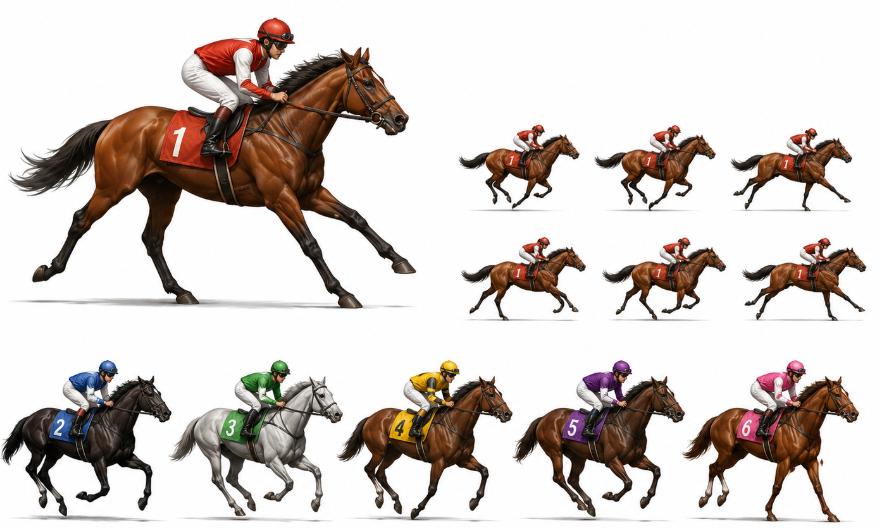
#> input picture docs/play/assets/race-horse-sheet.png, 880 x 528 px, found by its file name
$ python build-horse-sprites.py
#> lines starting #> are read from the running program, lines starting #| are printed output that depends on the picture
### scripts/remove_horse_bg.py
"""말·기수 PNG — 배경 flood-fill 투명 + 트림"""
from collections import deque

from PIL import Image

TOLERANCE = 36


def is_background(r: int, g: int, b: int) -> bool:
    if r >= 255 - TOLERANCE and g >= 255 - TOLERANCE and b >= 255 - TOLERANCE:
        return True
    if r <= 18 and g <= 18 and b <= 18:
        return True
    return False


def flood_transparent(img: Image.Image) -> Image.Image:
    img = img.convert("RGBA")
    w, h = img.size
    px = img.load()
    q: deque[tuple[int, int]] = deque()

    for x in range(w):
        q.append((x, 0))
        q.append((x, h - 1))
    for y in range(h):
        q.append((0, y))
        q.append((w - 1, y))

    seen = set()
    while q:
        x, y = q.popleft()
        if (x, y) in seen or x < 0 or y < 0 or x >= w or y >= h:
            continue
        seen.add((x, y))
        r, g, b, a = px[x, y]
        if not is_background(r, g, b):
            continue
        px[x, y] = (r, g, b, 0)
        q.extend([(x + 1, y), (x - 1, y), (x, y + 1), (x, y - 1)])

    return img


def trim(img: Image.Image) -> Image.Image:
    bbox = img.getbbox()
    return img.crop(bbox) if bbox else img

### scripts/build-horse-sprites.py
from pathlib import Path

from PIL import Image

from remove_horse_bg import flood_transparent, trim

ROOT = Path(__file__).resolve().parents[1]
ASSETS = ROOT / "public" / "assets"
SHEET = ASSETS / "race-horse-sheet.png"


def largest_component(img: Image.Image, min_pixels: int = 200) -> Image.Image:
    """셀 안에 말 포즈가 2개 들어간 경우 가장 큰 덩어리만 사용."""
    img = img.convert("RGBA")
    w, h = img.size
    px = img.load()
    visited = [[False] * w for _ in range(h)]
    best_bbox = None
    best_count = 0

    for sy in range(h):
        for sx in range(w):
            if visited[sy][sx] or px[sx, sy][3] < 20:
                continue
            stack = [(sx, sy)]
            visited[sy][sx] = True
            minx = maxx = sx
            miny = maxy = sy
            count = 0
            while stack:
                x, y = stack.pop()
                count += 1
                minx = min(minx, x)
                maxx = max(maxx, x)
                miny = min(miny, y)
                maxy = max(maxy, y)
                for dx, dy in ((1, 0), (-1, 0), (0, 1), (0, -1)):
                    nx, ny = x + dx, y + dy
                    if (
                        0 <= nx < w
                        and 0 <= ny < h
                        and not visited[ny][nx]
                        and px[nx, ny][3] >= 20
                    ):
                        visited[ny][nx] = True
                        stack.append((nx, ny))
            if count >= min_pixels and count > best_count:
                best_count = count
                best_bbox = (minx, miny, maxx + 1, maxy + 1)

    if best_bbox:
        return img.crop(best_bbox)
    bbox = img.getbbox()
    return img.crop(bbox) if bbox else img


def is_red_cloth(r: int, g: int, b: int) -> bool:
    return r > 120 and g < 100 and b < 100 and r > g + 40


def is_white_num(r: int, g: int, b: int) -> bool:
    return r > 200 and g > 200 and b > 200


def remove_saddle_number(img: Image.Image) -> Image.Image:
    """스프라이트 안장 번호(흰색·밝은색·윤곽)를 주변 빨간 천 색으로 덮음."""
    out = img.copy().convert("RGBA")
    w, h = out.size
    px = out.load()

    def red_sample(x: int, y: int) -> tuple[int, int, int] | None:
        rs = gs = bs = n = 0
        for dx in range(-2, 3):
            for dy in range(-2, 3):
                nx, ny = x + dx, y + dy
                if not (0 <= nx < w and 0 <= ny < h):
                    continue
                nr, ng, nb, na = px[nx, ny]
                if na > 40 and is_red_cloth(nr, ng, nb):
                    rs += nr
                    gs += ng
                    bs += nb
                    n += 1
        if n < 4:
            return None
        return (rs // n, gs // n, bs // n)

    for y in range(h):
        for x in range(w):
            r, g, b, a = px[x, y]
            if a < 40:
                continue
            lum = r + g + b
            # 안장 천 위 밝은 숫자·하이라이트·검은 윤곽
            is_numberish = (
                is_white_num(r, g, b)
                or (lum > 420 and g > 100)
                or (lum < 90 and red_sample(x, y) is not None)
            )
            if not is_numberish:
                continue
            sample = red_sample(x, y)
            if sample is None:
                continue
            px[x, y] = (*sample, a)

    return out


def process_sprite(img: Image.Image) -> Image.Image:
    return remove_saddle_number(trim(img))


def main() -> None:
    im = Image.open(SHEET)
#> im is the input picture: PIL image 880x528 RGBA; mean R, G, B, A 210.5, 202.9, 199, 255
    print("sheet", im.size)
#| sheet (880, 528)

    base_raw = im.crop((0, 0, 420, 300))
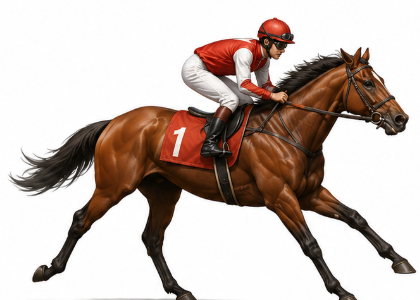
#> base_raw: PIL image 420x300 RGBA; mean R, G, B, A 198.9, 185.9, 179.6, 255
    base = process_sprite(flood_transparent(base_raw))
#> the loop in flood_transparent, `while q:` made 328360 passes
#> (r, g, b) on passes 1 to 3: (254, 254, 254), (254, 254, 254), (254, 254, 254)
#> after the loop in flood_transparent, `while q:`: seen = 84203 items
#> in trim, `bbox = img.getbbox()`: bbox = (8, 17, 416, 300)
#> in trim, `return img.crop(bbox) if bbox else img`:
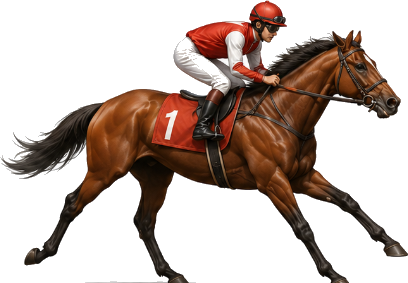
#> returned value: PIL image 408x283 RGBA; mean R, G, B, A 193.9, 179.7, 172.8, 97.8; transparent parts drawn white
#> in process_sprite, `return remove_saddle_number(trim(img))`:
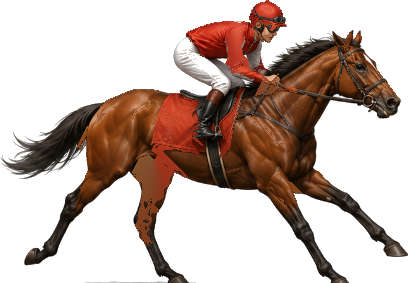
#> returned value: PIL image 408x283 RGBA; mean R, G, B, A 196.3, 179.4, 171.8, 97.8; transparent parts drawn white
    base.save(ASSETS / "race-horse-base.png")
    print("race-horse-base.png", base.size)
#| race-horse-base.png (408, 283)

    for row in range(2):
        for col in range(3):
            idx = row * 3 + col
            x0 = 418 + col * 154
            y0 = row * 148
            fr = im.crop((x0, y0, x0 + 154, y0 + 148))
            cell = flood_transparent(fr)
            out = process_sprite(largest_component(cell))
            out.save(ASSETS / f"race-horse-frame-{idx}.png")
            print(f"race-horse-frame-{idx}.png", out.size)
#> this loop made 2 passes
#> pass 1, in flood_transparent (call 2), `img = img.convert("RGBA")`:
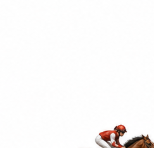
#> img: PIL image 154x148 RGBA; mean R, G, B, A 249.9, 248.3, 247.9, 255
#> pass 1, in main, `out.save(ASSETS / f"race-horse-frame-{idx}.png")`:
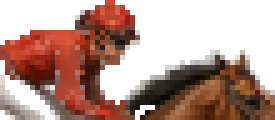
#> saved as race-horse-frame-0.png: PIL image 55x24 RGBA (shown 5 times larger); mean R, G, B, A 183.3, 152.3, 143.1, 141.8; transparent parts drawn white
#> after the loop:
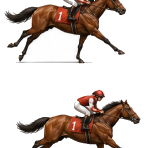
#> cell: PIL image 154x148 RGBA; mean R, G, B, A 208.7, 198.2, 192.7, 92.4; transparent parts drawn white
#> after the loop:
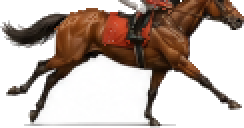
#> out: PIL image 122x64 RGBA (shown 2 times larger); mean R, G, B, A 187.2, 172.7, 165, 156.2; transparent parts drawn white


if __name__ == "__main__":
    main()
